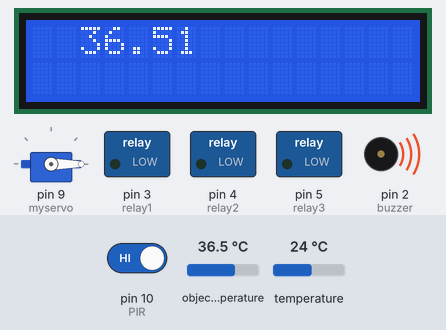
This sketch was run on a simulated Arduino Uno, built with avr-gcc and run on an emulated ATmega328P. On the bench: 16×2 character LCD, servo, switched loads named in the sketch (green lamp = pin HIGH), buzzer (waves = sounding, pin HIGH). Inputs (shaded band) come from the test bench; at power-on: object temperature 36.5 °C, pin 10 (PIR) HIGH, temperature 24 °C. What the sketch prints to the serial monitor is not drawn.

Above: at 1.3 s.
1.4 s: object temperature set to 34.4 °C
At 12.3 s:
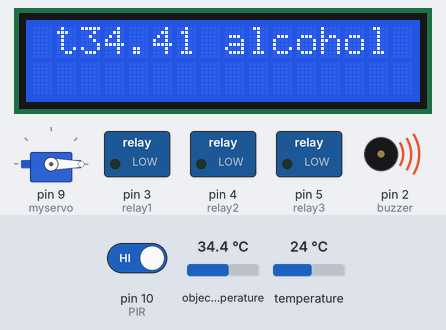
12.6 s: object temperature set to 33.5 °C
At 22.7 s:
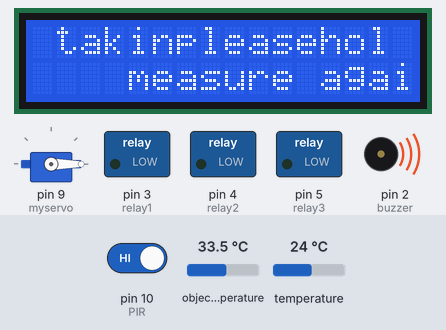
26.6 s: pin 10 (PIR) driven LOW
At 29.7 s:
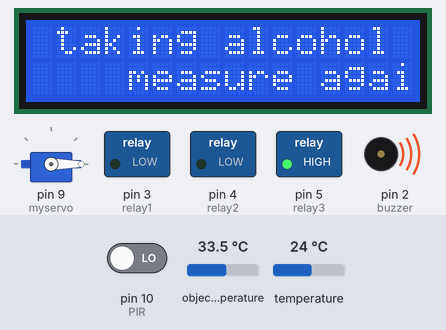
Timing chart, 0 to 39.8 s (numbered marks = the images above; inputs shaded):
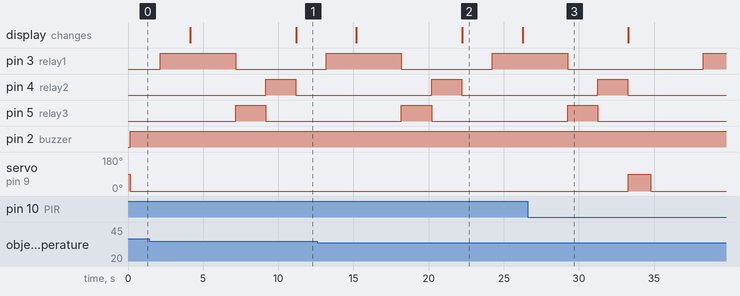

The sketch:

Innovative_robot.ino
```cpp
// PIR SERVO LCD LED BUZZER IR RELAY 1,2,3
#include <Wire.h>
#include <LiquidCrystal_I2C.h>
#include <Servo.h>
#include <Adafruit_MLX90614.h>

int relay1 = 3;
int relay2 = 4;
int relay3 = 5;
int PIR = 10;// PIR
int val = 0;
int buzzer = 2;
int led = 3;

Adafruit_MLX90614 mlx = Adafruit_MLX90614();

Servo myservo;
LiquidCrystal_I2C lcd(0x27,16,2);

// SETUP
void setup() {
  Serial.begin(9600);
  lcd.init();
  lcd.clear();
  lcd.backlight();
  Serial.println("Adafruit MLX90614 test");
  pinMode(relay1, OUTPUT); //  pump 1 measure temp
  pinMode(relay2, OUTPUT); // pump 2 alcohol
  pinMode(relay3, OUTPUT); // mask
  pinMode(PIR, INPUT);
  pinMode(buzzer, OUTPUT);
  pinMode(led, OUTPUT);
  lcd.begin(16, 2);
  mlx.begin();
  myservo.attach(9);
}

void loop() {
   // TEMPERATURE
  Serial.print("Ambient = ");
  Serial.print(mlx.readAmbientTempC());
  Serial.print("*C\tObject = ");
  Serial.print(mlx.readObjectTempC());
  Serial.println("*C");
  Serial.println();
  //PIR
  val = digitalRead(PIR);
  Serial.print("val = ");
  Serial.println(val);

  // TEMPERATURE
  if ((mlx.readObjectTempC() <= 37.5)&& (mlx.readObjectTempC() >= 34.0)){
   lcd.setCursor(2, 0);
   lcd.print(mlx.readObjectTempC());
  }
    else{
      lcd.setCursor(6, 0);
      lcd.print("please");
      lcd.setCursor(4,1);
      lcd.print("measure again");

  }

  // TRASH
  if (val == 0) {
    myservo.write(90);
    delay(1500);
    myservo.write(0);
    delay(1500);
  }
    else{
      myservo.write(0);
  }

 // ALCOHOL
 digitalWrite(buzzer, HIGH);
 delay(2000);
 digitalWrite(led, HIGH);
 delay(2000);
 lcd.setCursor(1, 0);
 lcd.print("taking alcohol");
 digitalWrite(relay1,HIGH);
 delay (3000);
 digitalWrite(relay1,LOW);
 Serial.print("ALL DONE ALCOHOL");

// MASK
 digitalWrite(relay3,HIGH);
 delay (2000);
 digitalWrite(relay3,LOW);
 Serial.print("ALL DONE MASK");

 //disinfect
 digitalWrite(relay2,HIGH);
 delay (2000);
 digitalWrite(relay2,LOW);
 Serial.print("ALL DONE DISINFECTED");
 Serial.print("END OF PROCESS");
}
```

Measured:
- the behaviour switches between 34 and 33.9 °C on object temperature (found by bisection; images 1 and 2)
- after the input at 12.6 s, the display: first differs from a run without the input after 9.6 s (image 2)
- after the input at 26.6 s, pin 5 (relay3): goes on until 31.2 s, then stays LOW; servo on pin 9 (myservo): 0° → 90° after 6.7 s, → 0° 1.5 s later
- what the display in image 2 shows lasts 4.0 s, from 22.2 s to 26.2 s
